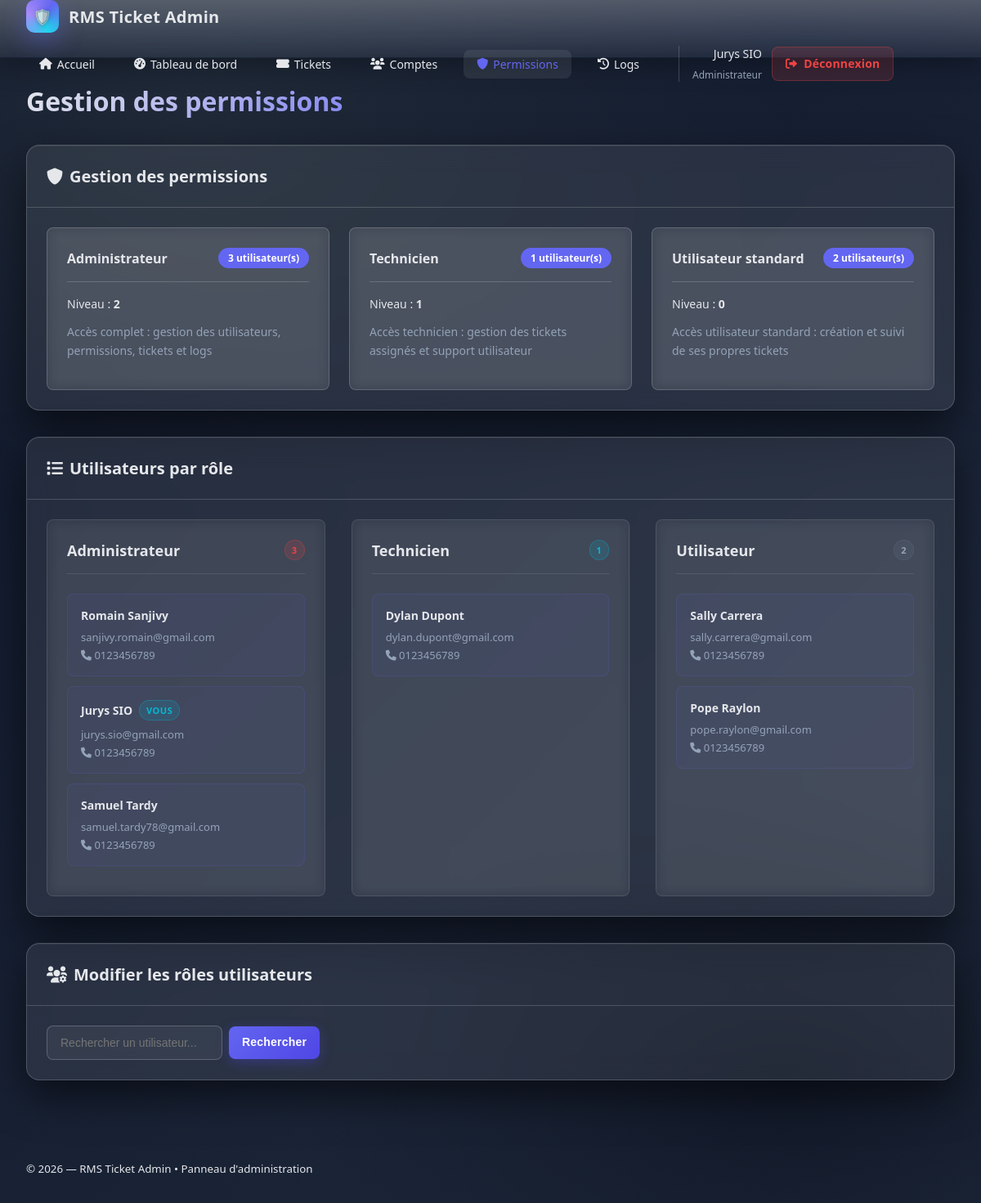
Screenshot of /AdminPanel/adminpanel.php?action=permissions (signed in) with the database file from the repository.
### tables this page shows
CREATE TABLE `users` (
  `id` int(10) UNSIGNED NOT NULL,
  `username` varchar(50) NOT NULL,
  `nom` varchar(100) NOT NULL,
  `prenom` varchar(100) NOT NULL,
  `email` varchar(255) NOT NULL,
  `password_hash` varchar(255) NOT NULL,
  `numero_telephone` varchar(20) DEFAULT NULL,
  `droit` tinyint(1) NOT NULL DEFAULT 0,
  `created_at` timestamp NOT NULL DEFAULT current_timestamp()
);

### AdminPanel/adminpanel.php (the view, shortened to what this page needs)
<?php
function getConnection() {
    static $mysqli = null;
    if ($mysqli === null) {
        try {
            $mysqli = new mysqli(DB_HOST, DB_USER, DB_PASS, DB_NAME);
            $mysqli->set_charset(DB_CHARSET);
        } catch (Exception $e) {
            http_response_code(500);
            die('Erreur de connexion à la base de données.');
        }
    }
    return $mysqli;
}
function e(string $s): string {
    return htmlspecialchars($s, ENT_QUOTES | ENT_SUBSTITUTE, 'UTF-8');
}
function current_user(): ?array {
    $conn = getConnection();
    $stmt = $conn->prepare('SELECT * FROM users WHERE id = ?');
    $stmt->bind_param('i', $_SESSION['user_id']);
    $stmt->execute();
    $result = $stmt->get_result();
    return $result->fetch_assoc() ?: null;
}
function require_admin(): void {
    $user = current_user();
}
$action = $_GET['action'] ?? 'dashboard';
require_admin();
switch ($action) {
    case 'permissions':
        $roles = permissions_list();
        $users_by_role = users_by_role();
        page_layout('Gestion des permissions', permissions_view($roles, $users_by_role));
        break;
}
function permissions_list(): array {
    $conn = getConnection();
    return $conn->query("
        SELECT
            droit,
            COUNT(*) as user_count,
            CASE
                WHEN droit = 0 THEN 'Utilisateur standard'
                WHEN droit = 1 THEN 'Technicien'
                WHEN droit = 2 THEN 'Administrateur'
                ELSE 'Rôle personnalisé'
            END as role_name
        FROM users
        GROUP BY droit
        ORDER BY droit DESC
    ")->fetch_all(MYSQLI_ASSOC);
}
function users_by_role(): array {
    $conn = getConnection();
    $roles = [
        2 => 'Administrateur',
        1 => 'Technicien',
        0 => 'Utilisateur'
    ];
    $result = [];
    foreach ($roles as $droit => $role_name) {
        $stmt = $conn->prepare("SELECT * FROM users WHERE droit = ? ORDER BY nom, prenom");
        $stmt->bind_param('i', $droit);
        $stmt->execute();
        $users = $stmt->get_result()->fetch_all(MYSQLI_ASSOC);
        $result[$droit] = [
            'name' => $role_name,
            'users' => $users,
            'count' => count($users)
        ];
    }
    return $result;
}
function page_layout(string $title, string $content, array $opts = []): void {
    $current_user = current_user();
    $current_action = $_GET['action'] ?? 'dashboard';
?>
<!doctype html>
<html lang="fr">
<head>
    <link rel="stylesheet" href="adminpanel.css">
    <link href="https://cdnjs.cloudflare.com/ajax/libs/font-awesome/6.0.0/css/all.min.css" rel="stylesheet">
</head>
<body>
    <div class="noise"></div>
    <?php if (!($opts['hide_nav'] ?? false)): ?>
    <nav class="navbar">
        <div class="nav-container">
            <a href="../HomePage/index.php" class="nav-brand" style="text-decoration: none; color: inherit;">
                <div class="brand-logo">
                    <span>🛡️</span>
                </div>
                <div class="brand-text"><?= e(APP_NAME) ?></div>
            </a>
            <div class="nav-menu">
                <a href="../HomePage/index.php" class="nav-link">
                    <i class="fas fa-home"></i> Accueil
                </a>
                <a href="?action=dashboard" class="nav-link <?= $current_action === 'dashboard' ? 'active' : '' ?>">
                    <i class="fas fa-tachometer-alt"></i> Tableau de bord
                </a>
                <a href="?action=tickets" class="nav-link <?= $current_action === 'tickets' ? 'active' : '' ?>">
                    <i class="fas fa-ticket-alt"></i> Tickets
                </a>
                <a href="?action=users" class="nav-link <?= $current_action === 'users' ? 'active' : '' ?>">
                    <i class="fas fa-users"></i> Comptes
                </a>
                <?php if ($current_user['droit'] >= 2): ?>
                <a href="?action=permissions" class="nav-link <?= $current_action === 'permissions' ? 'active' : '' ?>">
                    <i class="fas fa-shield-alt"></i> Permissions
                </a>
                <?php endif; ?>
                <a href="?action=logs" class="nav-link <?= $current_action === 'logs' ? 'active' : '' ?>">
                    <i class="fas fa-history"></i> Logs
                </a>
                <div class="nav-user">
                    <div class="user-info">
                        <span class="user-name"><?= e($current_user['prenom'] . ' ' . $current_user['nom']) ?></span>
                        <span class="user-role">
                            <?php
                            switch($current_user['droit']) {
                                case 2: echo 'Administrateur'; break;
                            }
                            ?>
                        </span>
                    </div>
                    <a href="?action=logout" class="btn btn-logout">
                        <i class="fas fa-sign-out-alt"></i> Déconnexion
                    </a>
                </div>
            </div>
        </div>
  </nav>
<?php endif; ?>
    <main class="main-content">
<div class="container">
            <div class="page-header">
                <h1><?= e($title) ?></h1>
            </div>
  <?= $content ?>
</div>
    </main>
    <footer class="footer">
        <div class="container">
            <small>© <?= date('Y') ?> — <?= e(APP_NAME) ?> • Panneau d'administration</small>
        </div>
</footer>
</body>
</html>
<?php }
?>
<?php
function permissions_view($roles, $users_by_role = []): string {
?>
    <div class="card">
        <div class="card-header">
            <h3><i class="fas fa-shield-alt"></i> Gestion des permissions</h3>
        </div>
        <div class="card-content">
            <div class="permissions-grid">
                <?php foreach ($roles as $role): ?>
                <div class="permission-card">
                    <div class="permission-header">
                        <h4><?= e($role['role_name']) ?></h4>
                        <span class="user-count"><?= $role['user_count'] ?> utilisateur(s)</span>
                    </div>
                    <div class="permission-content">
                        <div class="permission-level">
                            Niveau : <strong><?= $role['droit'] ?></strong>
                        </div>
                        <div class="permission-description">
                            <?php
                            switch($role['droit']) {
                                case 2:
                                    echo "Accès complet : gestion des utilisateurs, permissions, tickets et logs";
                                    break;
                                case 1:
                                    echo "Accès technicien : gestion des tickets assignés et support utilisateur";
                                    break;
                                default:
                                    echo "Accès utilisateur standard : création et suivi de ses propres tickets";
                                    break;
                            }
                            ?>
                        </div>
                    </div>
                </div>
                <?php endforeach; ?>
            </div>
        </div>
    </div>
    <div class="card">
        <div class="card-header">
            <h3><i class="fas fa-list"></i> Utilisateurs par rôle</h3>
        </div>
        <div class="card-content">
            <div class="roles-users-grid">
                <?php foreach ($users_by_role as $droit => $role_data): ?>
                <div class="role-users-card">
                    <div class="role-users-header">
                        <h4><?= e($role_data['name']) ?></h4>
                        <span class="badge role-<?= $droit ?>"><?= $role_data['count'] ?></span>
                    </div>
                    <div class="role-users-content">
                        <?php if (empty($role_data['users'])): ?>
                            <p class="empty-state">Aucun utilisateur</p>
                        <?php else: ?>
                            <ul class="users-list">
                                <?php foreach ($role_data['users'] as $user): ?>
                                <li class="user-item">
                                    <div class="user-name">
                                        <strong><?= e($user['prenom'] . ' ' . $user['nom']) ?></strong>
                                        <?php if ($user['id'] == $_SESSION['user_id']): ?>
                                            <span class="badge badge-info">Vous</span>
                                        <?php endif; ?>
                                    </div>
                                    <div class="user-email"><?= e($user['email']) ?></div>
                                    <?php if ($user['numero_telephone']): ?>
                                    <div class="user-phone"><i class="fas fa-phone"></i> <?= e($user['numero_telephone']) ?></div>
                                    <?php endif; ?>
                                </li>
                                <?php endforeach; ?>
                            </ul>
                        <?php endif; ?>
                    </div>
                </div>
                <?php endforeach; ?>
            </div>
        </div>
    </div>
    <div class="card">
        <div class="card-header">
            <h3><i class="fas fa-users-cog"></i> Modifier les rôles utilisateurs</h3>
        </div>
        <div class="card-content">
            <form method="GET" class="search-form">
                <div class="search-group">
                    <input type="text" name="user_search" placeholder="Rechercher un utilisateur..." class="input">
                    <button type="submit" class="btn btn-primary">Rechercher</button>
                </div>
            </form>
        </div>
    </div>
<?php
    return ob_get_clean();
}
?>

### rows the page displays
users: prenom+nom "Jurys SIO", shows "VOUS", email "jurys.sio@gmail.com", numero_telephone "0123456789"
users: prenom+nom "Romain Sanjivy", email "sanjivy.romain@gmail.com", numero_telephone "0123456789"
users: prenom+nom "Samuel Tardy", email "samuel.tardy78@gmail.com", numero_telephone "0123456789"
users: prenom+nom "Dylan Dupont", email "dylan.dupont@gmail.com", numero_telephone "0123456789"
users: prenom+nom "Sally Carrera", email "sally.carrera@gmail.com", numero_telephone "0123456789"
users: prenom+nom "Pope Raylon", email "pope.raylon@gmail.com", numero_telephone "0123456789"

### other values shown
APP_NAME "RMS Ticket Admin"
$title "Gestion des permissions"
$role['role_name'] "Administrateur"
$role['user_count'] "3"
$role['droit'] "2"
$role['role_name'] "Technicien"
$role['user_count'] "1"
$role['droit'] "1"
$role['role_name'] "Utilisateur standard"
$role['user_count'] "2"
$role['droit'] "0"
$role_data['name'] "Administrateur"
$role_data['count'] "3"
$role_data['name'] "Technicien"
$role_data['count'] "1"
